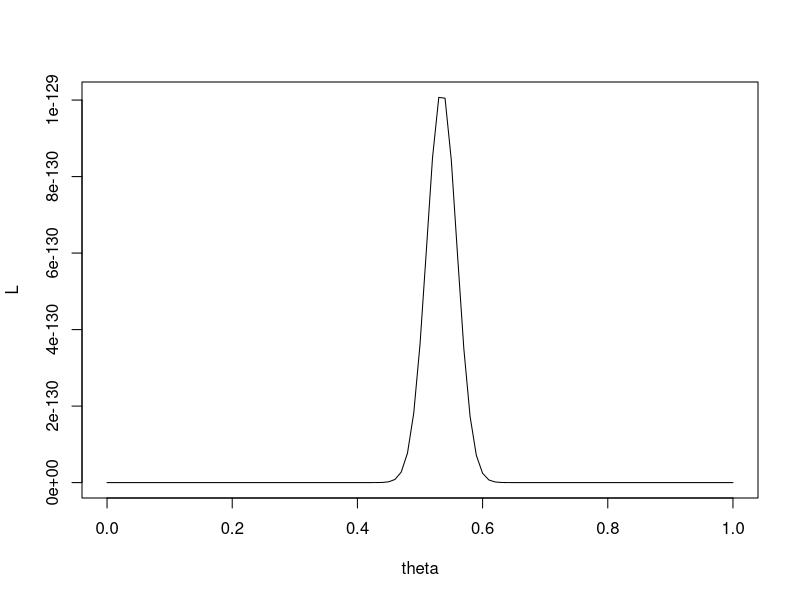
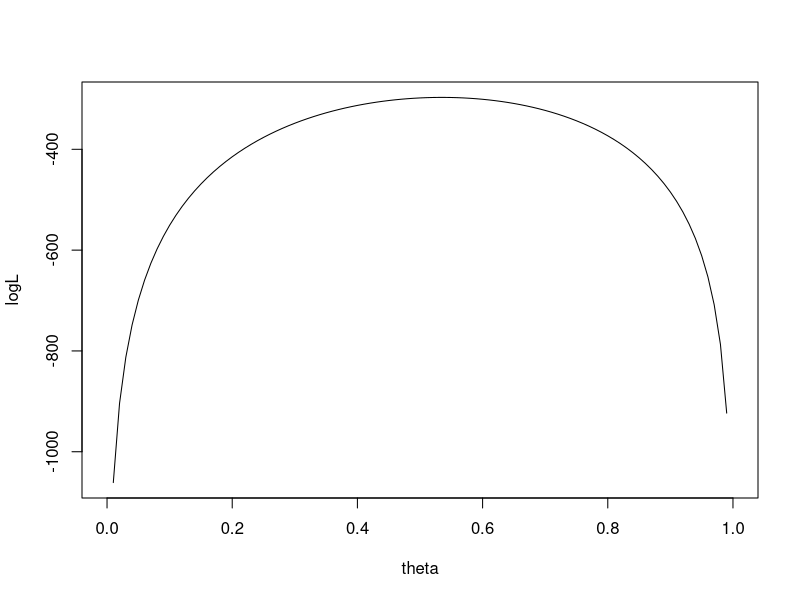
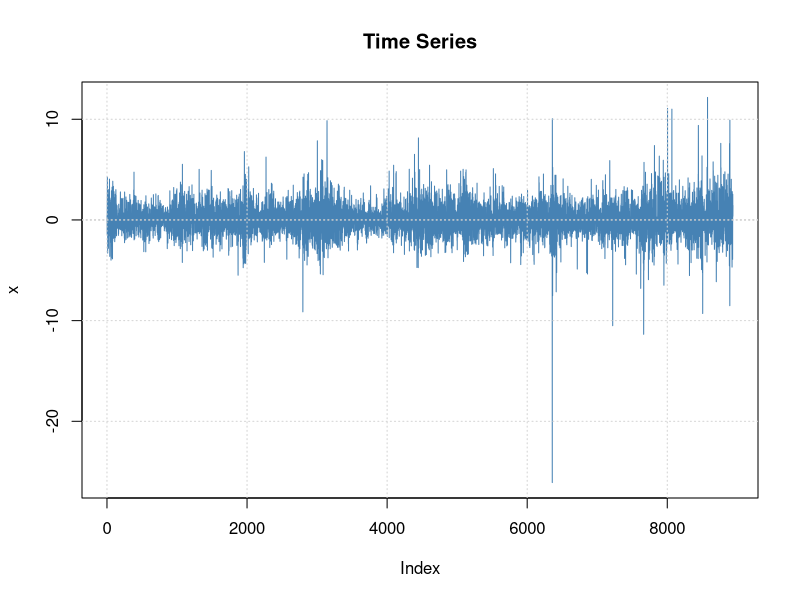
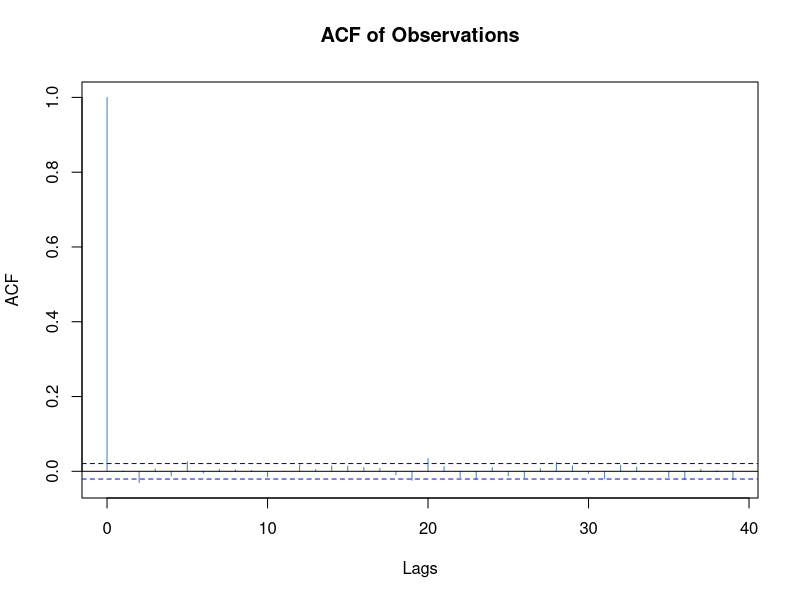
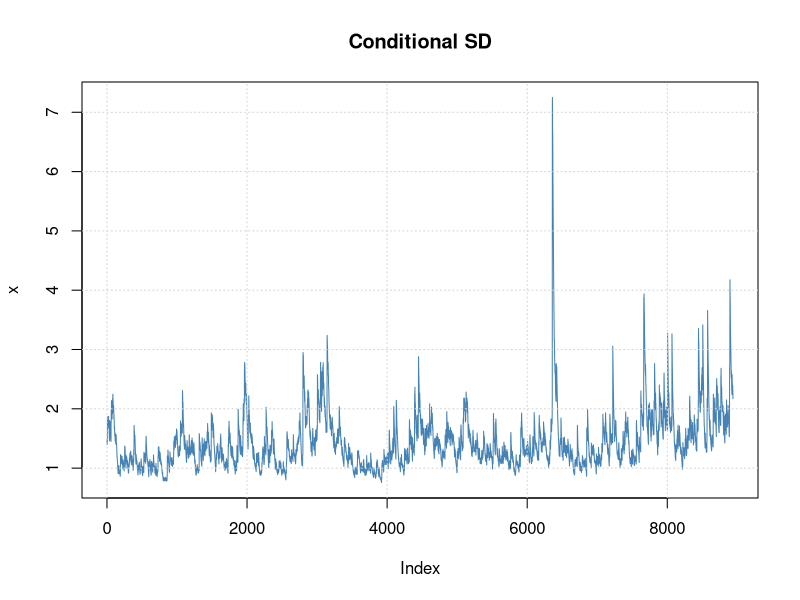
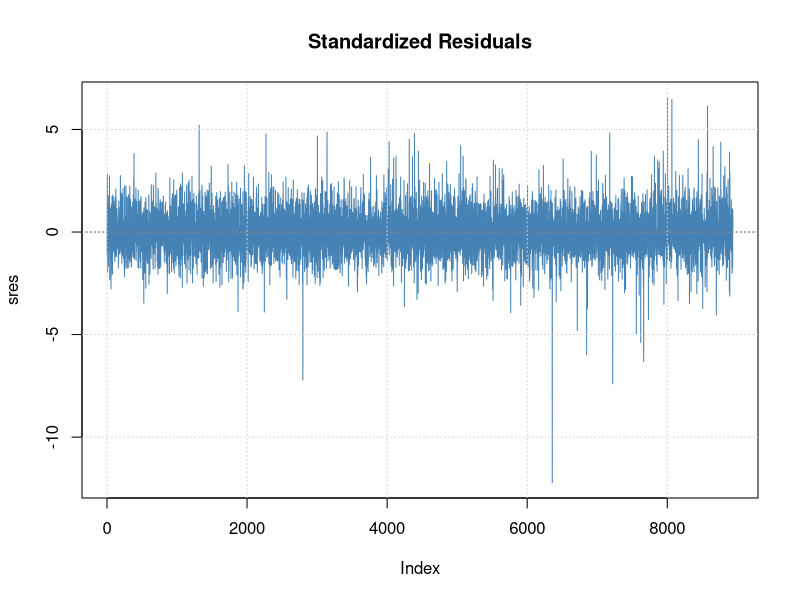
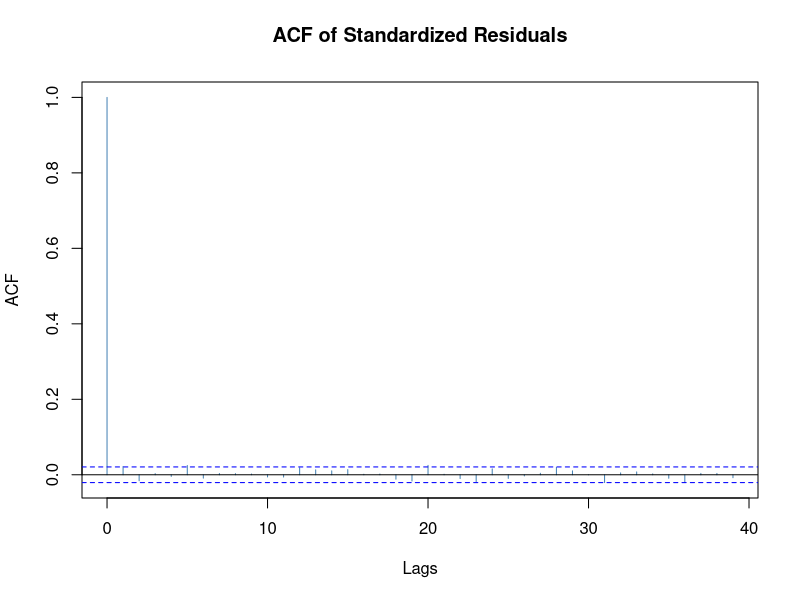
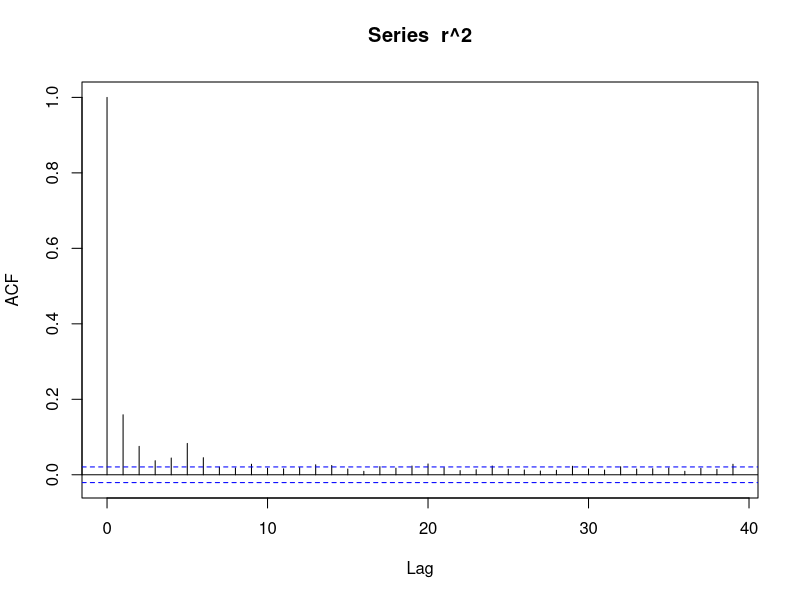

Reproduce these figures in R, in order.
## ---- chunk 1
n_0 = 200; n_1 = 230; theta = seq(0,1,by=0.01)
L = theta^n_1 * (1-theta)^n_0
plot(theta, L, type='l')
## ---- chunk 2
logL = n_1 * log(theta) + n_0 * log(1-theta)
plot(theta, logL, type='l')
## ---- chunk 3
library(fGarch)
# Séries IBM journalière, log rendements 1962-97
r = scan('d-ibmln.txt')

# GARCH(1, 1) gaussien
gn = garchFit(~garch(1,1), cond.dist='norm', data=r)

# mu_t : ARMA(1, 0), sigma_t : GARCH(1, 1) gaussien
agn = garchFit(~arma(1,0)+garch(1,1), cond.dist='norm', data=r)

# GARCH(1, 1) t de Student
gt = garchFit(~garch(1,1), cond.dist='std', data=r)

# GARCH(1, 1) t de Student avec asymétrie
gst = garchFit(~garch(1,1), cond.dist='sstd', data=r)
## ---- chunk 4
plot(gn, which=1)
## ---- chunk 5
plot(gn, which=4)
## ---- chunk 6
plot(gn, which=2)
## ---- chunk 7
plot(gn, which=9)
## ---- chunk 8
plot(gn, which=10)
## ---- chunk 9
acf(r^2)
## ---- chunk 10
plot(gn, which=11)
## ---- chunk 11
plot(gn, which=13)
## ---- chunk 12
plot(gt, which=9)
## ---- chunk 13
plot(gt, which=13)
## ---- chunk 14
plot(gst, which=13)
